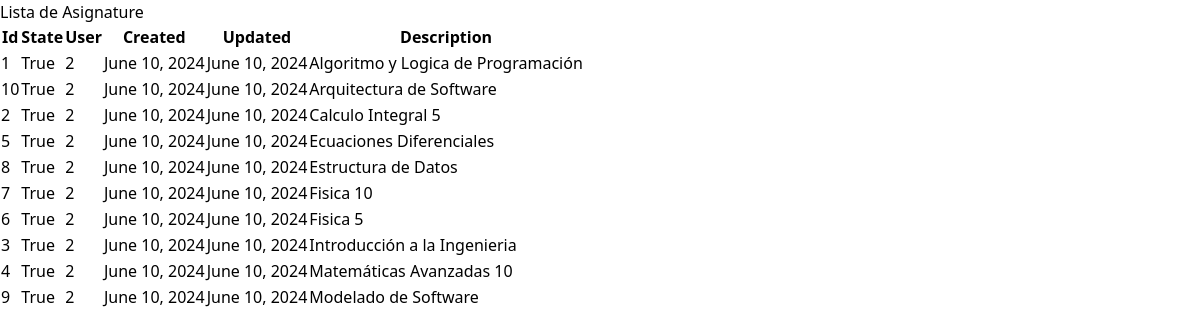
The app's page /lista/Asignature/, older data.
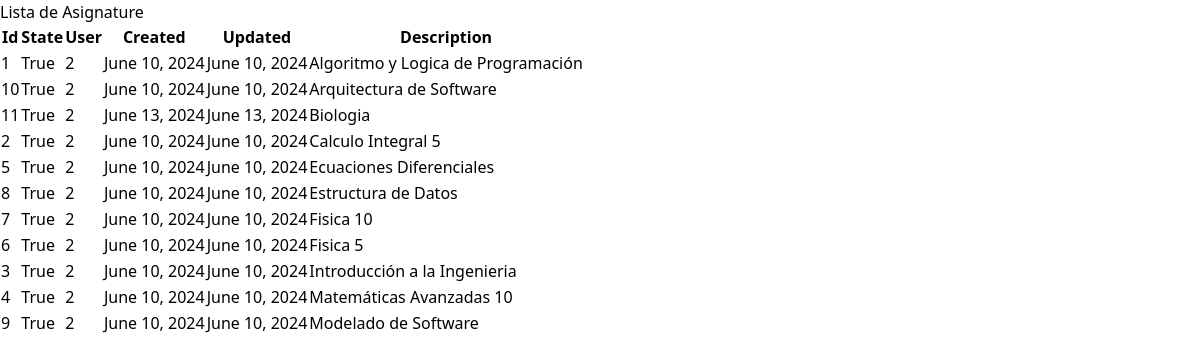
The same page, newer data.
### core/models.py (models this page shows, shortened)
class GeneralDelete(models.Model):
    state = models.BooleanField(default=True)
    user = models.ForeignKey(User, on_delete=models.CASCADE)
    created = models.DateField(auto_now_add=True)
    updated = models.DateField(auto_now=True)
    objects = models.Manager()
    active_objects = ActiveManager()
    def get_fields(self):
        return [(field.name, field.value_from_object(self)) for field in self._meta.fields]
    class Meta:
        abstract = True

class Asignature(GeneralDelete):
    description = models.CharField(max_length=150)
    class Meta:
        ordering = ['description']
        verbose_name = 'Asignature'
        verbose_name_plural = 'Asignatures'

### core/views.py (the view)
# urls.py: path('lista/<str:modelo>/', ListaObjetosView.as_view(), name='lista_objetos'),
class ListaObjetosView(ListView):
    template_name = 'lista_objetos.html'  # Ruta por defecto al template HTML
    context_object_name = 'objetos'  # Nombre del contexto en el template
    def get_queryset(self):
        modelo_nombre = self.kwargs['modelo']
        try:
            Modelo = apps.get_model('core', modelo_nombre)
        except LookupError:
            raise Http404(f"Modelo '{modelo_nombre}' no encontrado.")
        return Modelo.objects.all()
    def get_context_data(self, **kwargs):
        context = super().get_context_data(**kwargs)
        context['modelo'] = self.kwargs['modelo']
        return context

### template/lista_objetos.html (shortened to what this page needs)
<!DOCTYPE html>
<html lang="es">
<head>
    {% load static %}
    <link href="{% static 'css/styles.css' %}" rel="stylesheet">
</head>
<body class="bg-gray-100">
    <div class="container mx-auto px-4 py-8">
        <h1 class="text-2xl font-bold mb-4">Lista de {{ modelo }}</h1>
        <div class="overflow-x-auto">
            <table class="table-auto min-w-full bg-white border border-gray-200 shadow-lg rounded-lg">
                <thead class="bg-gray-200">
                    <tr>
                        {% for name, _ in objetos.0.get_fields %}
                        <th class="px-6 py-3 border-b-2 border-gray-300 text-left text-xs leading-4 font-medium text-gray-700 uppercase tracking-wider">{{ name|capfirst }}</th>
                        {% endfor %}
                    </tr>
                </thead>
                <tbody class="divide-y divide-gray-200">
                    {% for objeto in objetos %}
                    <tr class="hover:bg-gray-50">
                        {% for name, value in objeto.get_fields %}
                        <td class="px-6 py-4 whitespace-no-wrap">{{ value }}</td>
                        {% endfor %}
                    </tr>
                    {% empty %}
                    <tr>
                        <td colspan="{{ objetos.0.get_fields|length }}" class="px-6 py-4 text-center text-sm leading-5 text-gray-500">No hay {{ modelo }} disponibles.</td>
                    </tr>
                    {% endfor %}
                </tbody>
            </table>
        </div>
    </div>
</body>
</html>

### static/css/styles.css (style rules this page uses)
html, :host { line-height: 1.5; -webkit-text-size-adjust: 100%; -moz-tab-size: 4; -o-tab-size: 4; tab-size: 4; font-family: ui-sans-serif, system-ui, sans-serif, "Apple Color Emoji", "Segoe UI Emoji", "Segoe UI Symbol", "Noto Color Emoji"; font-feature-settings: normal; font-variation-settings: normal; -webkit-tap-highlight-color: transparent; }
body { margin: 0; line-height: inherit; }
h1, h2, h3, h4, h5, h6 { font-size: inherit; font-weight: inherit; }
table { text-indent: 0; border-color: inherit; border-collapse: collapse; }
blockquote, dl, dd, h1, h2, h3, h4, h5, h6, hr, figure, p, pre { margin: 0; }

Row changes from the older to the newer data that the page shows:
added Asignature: get_fields "11" "True" "2" "June 13, 2024" "June 13, 2024" "Biologia"
